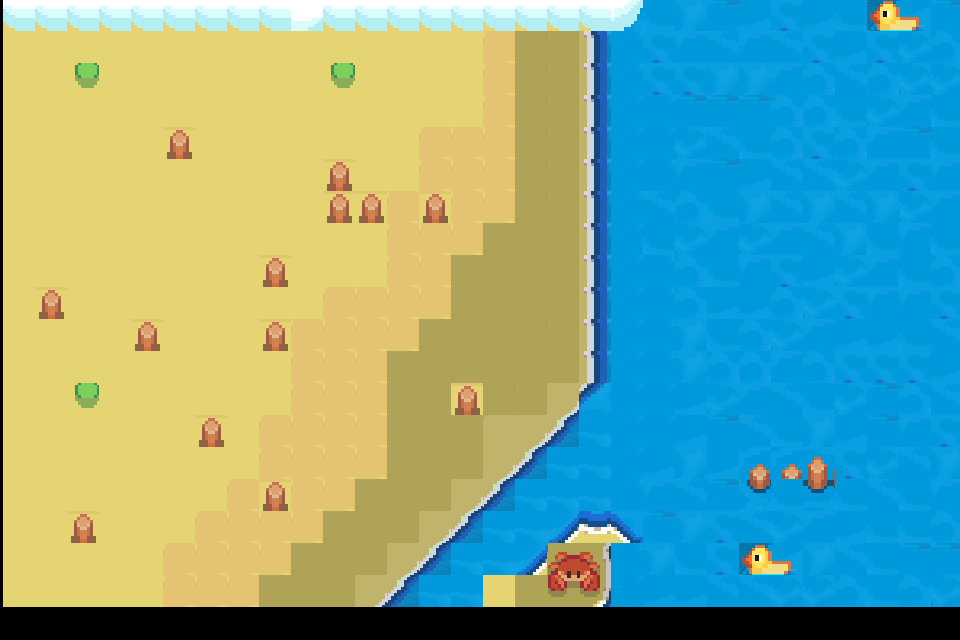

A level layout from a 2D game, rendered from its tile map. Below: a short description, then the map file with its tile-grid data intact:
An orthogonal 30x20 tile map with 32x32 px tiles, 1 tile layer (Tile Layer 1).

<map version="1.10" tiledversion="1.11.0" orientation="orthogonal" renderorder="right-down" width="30" height="20" tilewidth="32" tileheight="32" infinite="0" nextlayerid="2" nextobjectid="1">
 <tileset firstgid="1" source="River.tsx" />
 <layer id="1" name="Tile Layer 1" width="30" height="20" offsetx="3" offsety="-33">
  <data encoding="csv">
50,50,50,50,50,50,50,50,50,50,310,310,31,31,31,35,35,35,35,35,176,7596,7734,7596,7595,7595,7458,7457,7597,7457,
449,449,449,449,449,449,449,449,449,188,449,449,449,449,449,449,449,449,449,176,7596,7457,7459,7597,7733,7597,7596,5812,5813,7459,
8667,8667,8667,8667,8667,8667,8667,8667,8667,8667,8667,8667,8667,1009,1009,8259,9566,9566,2147484464,999,7733,7458,7734,7458,7734,7733,7597,7733,7735,7595,
8667,8667,7568,8667,8667,8667,8667,8667,8667,8667,7568,8667,8667,1009,1009,8259,9566,9566,2147484464,999,7733,7733,7457,7457,7458,7595,7734,7595,7735,7735,
8667,8667,8667,8667,8667,8667,8667,8667,8667,8667,8667,8667,8667,8667,8667,8259,9566,9566,2147484464,999,999,7459,7459,7459,7595,7595,7596,7735,7458,7596,
8667,8667,8667,8667,8667,7714,8667,8667,8667,8667,8667,8667,8667,8259,8259,8259,9566,9566,2147484464,999,999,7735,7734,7596,7595,7733,7595,7458,7459,7596,
8667,8667,8667,8667,8667,8667,8667,8667,8667,8667,7714,8667,8667,8259,8259,8259,9566,9566,2147484464,999,999,7458,7459,7597,7734,7734,7735,7458,7733,7458,
8667,8667,8667,8667,8667,8667,8667,8667,8667,8667,7714,7714,8259,7714,8259,8259,9566,9566,2147484464,999,7734,7595,7596,7457,7734,7457,7734,7457,7735,7458,
8667,8667,8667,8667,8667,8667,8667,8667,8667,8667,8667,1009,8259,8259,8259,9565,9565,9566,2147484464,999,7596,7735,7458,7735,7458,7734,7457,7596,7458,7596,
8667,8667,8667,8667,8667,8667,8667,8667,7714,8667,8667,1009,8259,8259,9565,9565,9565,9566,2147484464,999,999,7595,7596,7458,7733,7597,7735,7458,7596,7595,
8667,7714,8667,8667,8667,8667,8667,8667,8667,8667,8259,8259,8259,8259,9565,9565,9565,9566,2147484464,999,999,7595,7597,7597,7595,7735,7733,7458,7458,7733,
8667,8667,8667,8667,7714,8667,8667,8667,7714,8259,8259,8259,8259,9565,9565,9565,9566,9566,2147484464,999,999,7457,7596,7595,7735,7458,7597,7597,7596,7734,
8667,8667,8667,8667,8667,8667,8667,8667,8667,8259,8259,8259,9565,9565,9565,9565,9565,9566,2147484464,999,999,7457,7595,7595,7458,7595,7733,7733,7733,7597,
8667,8667,7568,8667,8667,8667,8667,8667,8667,8259,8259,8259,9565,9565,7714,9566,9565,2147484881,2147484878,999,999,7597,7735,7458,7734,7596,7735,7459,7595,7734,
8667,8667,8667,8667,8667,8667,7714,8667,8259,8259,8259,8259,9565,9565,9565,1094,2147484881,2147485158,593,999,999,7597,7459,7734,7596,7457,7597,7459,7458,7733,
8667,8667,8667,8667,8667,8667,8667,8667,8259,8259,8259,8259,9565,9565,9565,2147484881,2147485158,593,593,999,7597,7457,7597,5223,5223,5224,7733,7735,7734,7457,
8667,8667,8667,8667,8667,8667,8667,8259,7714,8259,8259,9565,9565,9565,2147484881,2147485158,593,593,593,999,7458,7734,7459,5361,7596,5362,7596,7734,7596,7458,
8667,8667,7714,8667,8667,8667,8259,8259,8259,8259,9565,9565,9565,2147484881,2147485158,593,593,594,596,598,7459,7457,7733,7734,7735,7458,7597,7596,7596,7595,
8667,8667,8667,8667,8667,8259,8259,8259,8259,9565,9565,9565,2147484881,2147485158,593,593,594,9159,9160,999,7457,7596,7733,5812,5813,7457,7734,7596,7459,7459,
8667,8667,8667,8667,8667,8259,8259,8259,9565,9565,9565,2147484881,2147485158,593,593,1009,9566,9297,9298,999,7597,7597,7734,7734,7735,7735,7595,7596,7595,7735
</data>
 </layer>
</map>
